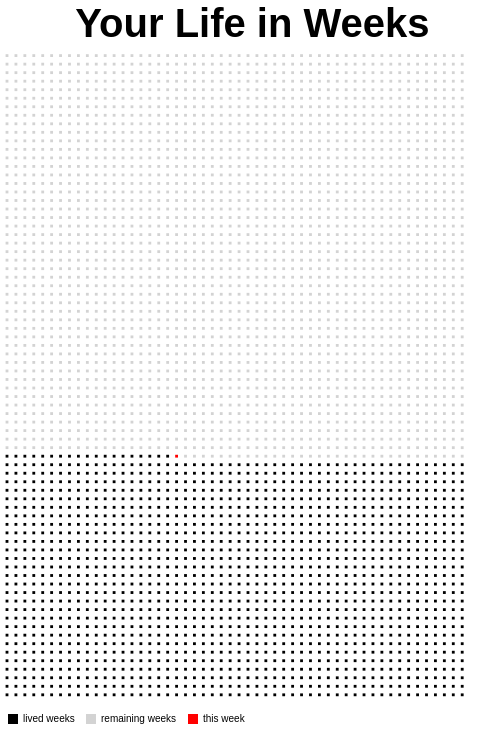

Source (notebook cell):
### Markdown cell above
Configure the chart

### Code cell
chart_config = (
    chart
    .configure_title(
        fontSize = 40,
        font = "Arial",
        align = "center",
        color = "black",
        baseline = "bottom",
        dy = 36
    ).configure_view(
        strokeWidth = 0
    )
)
display(chart_config)
chart_config.save("rest_of_life.html")

### Figure 1 — Vega-Lite specification as saved in the notebook (floating-point values rounded to 4 significant figures; data arrays with more than 128 entries replaced by an {"elided": "..."} marker saying what was removed)
{"config": {"view": {"continuousWidth": 400, "continuousHeight": 300, "strokeWidth": 0}, "title": {"align": "center", "baseline": "bottom", "color": "black", "dy": 36, "font": "Arial", "fontSize": 40}}, "data": {"name": "data-e303d174a2fc8f49bb15b97fbb54d78e"}, "mark": {"type": "square", "filled": true, "opacity": 1, "size": 8}, "encoding": {"color": {"type": "nominal", "field": "label", "legend": {"orient": "bottom"}, "scale": {"range": ["black", "lightgrey", "red"]}, "title": ""}, "tooltip": [{"type": "quantitative", "field": "year"}], "x": {"type": "quantitative", "axis": null, "field": "week"}, "y": {"type": "quantitative", "axis": null, "field": "year"}}, "height": 681.8, "title": "Your Life in Weeks", "width": 490.9, "$schema": "https://vega.github.io/schema/vega-lite/v4.8.1.json", "datasets": {"data-e303d174a2fc8f49bb15b97fbb54d78e": {"elided": "3952 records"}}}
